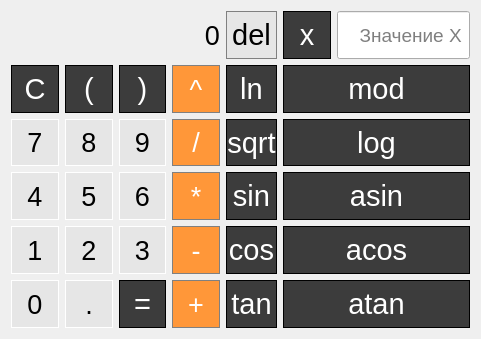
     <widget class="QWidget" name="gridLayoutWidget">
      <property name="geometry">
       <rect>
        <x>0</x>
        <y>0</y>
        <width>481</width>
        <height>339</height>
       </rect>
      </property>
      <property name="sizePolicy">
       <sizepolicy hsizetype="MinimumExpanding" vsizetype="MinimumExpanding">
        <horstretch>0</horstretch>
        <verstretch>0</verstretch>
       </sizepolicy>
      </property>
      <property name="font">
       <font>
        <family>Arial</family>
        <pointsize>20</pointsize>
       </font>
      </property>
      <layout class="QGridLayout" name="CalcButtons_8">
       <item row="7" column="3">
        <widget class="QPushButton" name="Button_minus">
         <property name="sizePolicy">
          <sizepolicy hsizetype="Preferred" vsizetype="Preferred">
           <horstretch>0</horstretch>
           <verstretch>0</verstretch>
          </sizepolicy>
         </property>
         <property name="font">
          <font>
           <family>Arial</family>
           <pointsize>20</pointsize>
          </font>
         </property>
         <property name="styleSheet">
          <string notr="true">QPushButton {
  background-color: rgb(255, 151, 57);
  color: white; 
  border: 1px solid gray;
}

QPushButton:pressed {
    background-color: qlineargradient(x1: 0, y1: 0, x2: 0, y2: 1,
                                      stop: 0 #FF7832, stop: 1 #FF9739);
}</string>
         </property>
         <property name="text">
          <string>-</string>
         </property>
        </widget>
       </item>
       <item row="0" column="5">
        <widget class="QPushButton" name="Button_del_last">
         <property name="sizePolicy">
          <sizepolicy hsizetype="Preferred" vsizetype="Preferred">
           <horstretch>0</horstretch>
           <verstretch>0</verstretch>
          </sizepolicy>
         </property>
         <property name="font">
          <font>
           <family>Helvetica</family>
           <pointsize>22</pointsize>
           <weight>50</weight>
           <italic>false</italic>
           <bold>false</bold>
          </font>
         </property>
         <property name="styleSheet">
          <string notr="true">QPushButton {
	border: 1px solid white;
    background-color: rgb(230,230,230);
	border: 1px solid gray;
}
QPushButton:pressed {
	background-color: rgb(90,90,90);
}</string>
         </property>
         <property name="text">
          <string>del</string>
         </property>
        </widget>
       </item>
       <item row="5" column="2">
        <widget class="QPushButton" name="Button_d_6">
         <property name="sizePolicy">
          <sizepolicy hsizetype="Preferred" vsizetype="Preferred">
           <horstretch>0</horstretch>
           <verstretch>0</verstretch>
          </sizepolicy>
         </property>
         <property name="font">
          <font>
           <family>Arial</family>
           <pointsize>20</pointsize>
          </font>
         </property>
         <property name="styleSheet">
          <string>QPushButton {
   border: 1px solid white;
   background-color: rgb(230,230,230);
}
QPushButton:pressed {
    background-color: qlineargradient(x1: 0, y1: 0, x2: 0, y2: 1,
                                      stop: 0 #dadbde, stop: 1 #f6f7fa);
}</string>
         </property>
         <property name="text">
          <string>6</string>
         </property>
        </widget>
       </item>
       <item row="2" column="2">
        <widget class="QPushButton" name="Button_CloseBr">
         <property name="sizePolicy">
          <sizepolicy hsizetype="Preferred" vsizetype="Preferred">
           <horstretch>0</horstretch>
           <verstretch>0</verstretch>
          </sizepolicy>
         </property>
         <property name="font">
          <font>
           <family>Helvetica</family>
           <pointsize>22</pointsize>
           <weight>50</weight>
           <italic>false</italic>
           <bold>false</bold>
          </font>
         </property>
         <property name="styleSheet">
          <string notr="true">QPushButton {
	font: 22pt &quot;Helvetica&quot;;
	background-color: rgb(60,60,60);
	color: white;
	border: 1px solid black;
}
QPushButton:pressed {
	background-color: rgb(90,90,90);
}</string>
         </property>
         <property name="text">
          <string>)</string>
         </property>
        </widget>
       </item>
       <item row="5" column="3">
        <widget class="QPushButton" name="Button_mult">
         <property name="sizePolicy">
          <sizepolicy hsizetype="Preferred" vsizetype="Preferred">
           <horstretch>0</horstretch>
           <verstretch>0</verstretch>
          </sizepolicy>
         </property>
         <property name="font">
          <font>
           <family>Arial</family>
           <pointsize>20</pointsize>
          </font>
         </property>
         <property name="styleSheet">
          <string notr="true">QPushButton {
  background-color: rgb(255, 151, 57);
  color: white; 
  border: 1px solid gray;
}

QPushButton:pressed {
    background-color: qlineargradient(x1: 0, y1: 0, x2: 0, y2: 1,
                                      stop: 0 #FF7832, stop: 1 #FF9739);
}</string>
         </property>
         <property name="text">
          <string>*</string>
         </property>
        </widget>
       </item>
       <item row="5" column="1">
        <widget class="QPushButton" name="Button_d_5">
         <property name="sizePolicy">
          <sizepolicy hsizetype="Preferred" vsizetype="Preferred">
           <horstretch>0</horstretch>
           <verstretch>0</verstretch>
          </sizepolicy>
         </property>
         <property name="font">
          <font>
           <family>Arial</family>
           <pointsize>20</pointsize>
          </font>
         </property>
         <property name="styleSheet">
          <string>QPushButton {
   border: 1px solid white;
   background-color: rgb(230,230,230);
}
QPushButton:pressed {
    background-color: qlineargradient(x1: 0, y1: 0, x2: 0, y2: 1,
                                      stop: 0 #dadbde, stop: 1 #f6f7fa);
}</string>
         </property>
         <property name="text">
          <string>5</string>
         </property>
        </widget>
       </item>
       <item row="2" column="6" colspan="2">
        <widget class="QPushButton" name="Button_mod">
         <property name="sizePolicy">
          <sizepolicy hsizetype="Preferred" vsizetype="Preferred">
           <horstretch>0</horstretch>
           <verstretch>0</verstretch>
          </sizepolicy>
         </property>
         <property name="font">
          <font>
           <family>Helvetica</family>
           <pointsize>22</pointsize>
           <weight>50</weight>
           <italic>false</italic>
           <bold>false</bold>
          </font>
         </property>
         <property name="styleSheet">
          <string notr="true">QPushButton {
	font: 22pt &quot;Helvetica&quot;;
	background-color: rgb(60,60,60);
	color: white;
	border: 1px solid black;
}
QPushButton:pressed {
	background-color: rgb(90,90,90);
}</string>
         </property>
         <property name="text">
          <string>mod</string>
         </property>
        </widget>
       </item>
       <item row="2" column="5">
        <widget class="QPushButton" name="Button_ln">
         <property name="sizePolicy">
          <sizepolicy hsizetype="Preferred" vsizetype="Preferred">
           <horstretch>0</horstretch>
           <verstretch>0</verstretch>
          </sizepolicy>
         </property>
         <property name="font">
          <font>
           <family>Helvetica</family>
           <pointsize>22</pointsize>
           <weight>50</weight>
           <italic>false</italic>
           <bold>false</bold>
          </font>
         </property>
         <property name="styleSheet">
          <string notr="true">QPushButton {
	font: 22pt &quot;Helvetica&quot;;
	background-color: rgb(60,60,60);
	color: white;
	border: 1px solid black;
}
QPushButton:pressed {
	background-color: rgb(90,90,90);
}</string>
         </property>
         <property name="text">
          <string>ln</string>
         </property>
        </widget>
       </item>
       <item row="8" column="1">
        <widget class="QPushButton" name="Button_dot">
         <property name="sizePolicy">
          <sizepolicy hsizetype="Preferred" vsizetype="Preferred">
           <horstretch>0</horstretch>
           <verstretch>0</verstretch>
          </sizepolicy>
         </property>
         <property name="font">
          <font>
           <family>Arial</family>
           <pointsize>20</pointsize>
          </font>
         </property>
         <property name="styleSheet">
          <string notr="true">QPushButton {
   border: 1px solid white;
   background-color: rgb(230,230,230);
}
QPushButton:pressed {
    background-color: qlineargradient(x1: 0, y1: 0, x2: 0, y2: 1,
                                      stop: 0 #dadbde, stop: 1 #f6f7fa);
}</string>
         </property>
         <property name="text">
          <string>.</string>
         </property>
        </widget>
       </item>
       <item row="7" column="2">
        <widget class="QPushButton" name="Button_d_3">
         <property name="sizePolicy">
          <sizepolicy hsizetype="Preferred" vsizetype="Preferred">
           <horstretch>0</horstretch>
           <verstretch>0</verstretch>
          </sizepolicy>
         </property>
         <property name="font">
          <font>
           <family>Arial</family>
           <pointsize>20</pointsize>
          </font>
         </property>
         <property name="styleSheet">
          <string>QPushButton {
   border: 1px solid white;
   background-color: rgb(230,230,230);
}
QPushButton:pressed {
    background-color: qlineargradient(x1: 0, y1: 0, x2: 0, y2: 1,
                                      stop: 0 #dadbde, stop: 1 #f6f7fa);
}</string>
         </property>
         <property name="text">
          <string>3</string>
         </property>
        </widget>
       </item>
       <item row="4" column="5">
        <widget class="QPushButton" name="Button_sqrt">
         <property name="sizePolicy">
          <sizepolicy hsizetype="Preferred" vsizetype="Preferred">
           <horstretch>0</horstretch>
           <verstretch>0</verstretch>
          </sizepolicy>
         </property>
         <property name="font">
          <font>
           <family>Helvetica</family>
           <pointsize>22</pointsize>
           <weight>50</weight>
           <italic>false</italic>
           <bold>false</bold>
          </font>
         </property>
         <property name="styleSheet">
          <string notr="true">QPushButton {
	font: 22pt &quot;Helvetica&quot;;
	background-color: rgb(60,60,60);
	color: white;
	border: 1px solid black;
}
QPushButton:pressed {
	background-color: rgb(90,90,90);
}</string>
         </property>
         <property name="text">
          <string>sqrt</string>
         </property>
        </widget>
       </item>
       <item row="2" column="0">
        <widget class="QPushButton" name="Button_del">
         <property name="sizePolicy">
          <sizepolicy hsizetype="Preferred" vsizetype="Preferred">
           <horstretch>0</horstretch>
           <verstretch>0</verstretch>
          </sizepolicy>
         </property>
         <property name="font">
          <font>
           <family>Helvetica</family>
           <pointsize>22</pointsize>
           <weight>50</weight>
           <italic>false</italic>
           <bold>false</bold>
          </font>
         </property>
         <property name="styleSheet">
          <string notr="true">QPushButton {
	font: 22pt &quot;Helvetica&quot;;
	background-color: rgb(60,60,60);
	color: white;
	border: 1px solid black;
}
QPushButton:pressed {
	background-color: rgb(90,90,90);
}</string>
         </property>
         <property name="text">
          <string>C</string>
         </property>
        </widget>
       </item>
       <item row="8" column="0">
        <widget class="QPushButton" name="Button_d_0">
         <property name="sizePolicy">
          <sizepolicy hsizetype="Preferred" vsizetype="Preferred">
           <horstretch>0</horstretch>
           <verstretch>0</verstretch>
          </sizepolicy>
         </property>
         <property name="font">
          <font>
           <family>Arial</family>
           <pointsize>20</pointsize>
          </font>
         </property>
         <property name="styleSheet">
          <string>QPushButton {
   border: 1px solid white;
   background-color: rgb(230,230,230);
}
QPushButton:pressed {
    background-color: qlineargradient(x1: 0, y1: 0, x2: 0, y2: 1,
                                      stop: 0 #dadbde, stop: 1 #f6f7fa);
}</string>
         </property>
         <property name="text">
          <string>0</string>
         </property>
        </widget>
       </item>
       <item row="0" column="0" colspan="4">
        <widget class="QLabel" name="OutputLabel">
         <property name="sizePolicy">
          <sizepolicy hsizetype="Preferred" vsizetype="Preferred">
           <horstretch>0</horstretch>
           <verstretch>0</verstretch>
          </sizepolicy>
         </property>
         <property name="font">
          <font>
           <family>Arial</family>
           <pointsize>20</pointsize>
          </font>
         </property>
         <property name="layoutDirection">
          <enum>Qt::LeftToRight</enum>
         </property>
         <property name="styleSheet">
          <string notr="true">QLabel {
  qproperty-alignment: 'AlignVCenter | AlignRight';
  border: 1px solid gray;
}

background-color : white;</string>
         </property>
         <property name="text">
          <string>0</string>
         </property>
         <property name="alignment">
          <set>Qt::AlignRight|Qt::AlignTrailing|Qt::AlignVCenter</set>
         </property>
        </widget>
       </item>
       <item row="4" column="2">
        <widget class="QPushButton" name="Button_d_9">
         <property name="sizePolicy">
          <sizepolicy hsizetype="Preferred" vsizetype="Preferred">
           <horstretch>0</horstretch>
           <verstretch>0</verstretch>
          </sizepolicy>
         </property>
         <property name="font">
          <font>
           <family>Arial</family>
           <pointsize>20</pointsize>
          </font>
         </property>
         <property name="styleSheet">
          <string>QPushButton {
   border: 1px solid white;
   background-color: rgb(230,230,230);
}
QPushButton:pressed {
    background-color: qlineargradient(x1: 0, y1: 0, x2: 0, y2: 1,
                                      stop: 0 #dadbde, stop: 1 #f6f7fa);
}</string>
         </property>
         <property name="text">
          <string>9</string>
         </property>
        </widget>
       </item>
       <item row="8" column="6" colspan="2">
        <widget class="QPushButton" name="Button_atan">
         <property name="sizePolicy">
          <sizepolicy hsizetype="Preferred" vsizetype="Preferred">
           <horstretch>0</horstretch>
           <verstretch>0</verstretch>
          </sizepolicy>
         </property>
         <property name="font">
          <font>
           <family>Helvetica</family>
           <pointsize>22</pointsize>
           <weight>50</weight>
           <italic>false</italic>
           <bold>false</bold>
          </font>
         </property>
         <property name="styleSheet">
          <string notr="true">QPushButton {
	font: 22pt &quot;Helvetica&quot;;
	background-color: rgb(60,60,60);
	color: white;
	border: 1px solid black;
}
QPushButton:pressed {
	background-color: rgb(90,90,90);
}</string>
         </property>
         <property name="text">
          <string>atan</string>
         </property>
        </widget>
       </item>
       <item row="7" column="1">
        <widget class="QPushButton" name="Button_d_2">
         <property name="sizePolicy">
          <sizepolicy hsizetype="Preferred" vsizetype="Preferred">
           <horstretch>0</horstretch>
           <verstretch>0</verstretch>
          </sizepolicy>
         </property>
         <property name="font">
          <font>
           <family>Arial</family>
           <pointsize>20</pointsize>
          </font>
         </property>
         <property name="styleSheet">
          <string>QPushButton {
   border: 1px solid white;
   background-color: rgb(230,230,230);
}
QPushButton:pressed {
    background-color: qlineargradient(x1: 0, y1: 0, x2: 0, y2: 1,
                                      stop: 0 #dadbde, stop: 1 #f6f7fa);
}</string>
         </property>
         <property name="text">
          <string>2</string>
         </property>
        </widget>
       </item>
       <item row="4" column="0">
        <widget class="QPushButton" name="Button_d_7">
         <property name="sizePolicy">
          <sizepolicy hsizetype="Preferred" vsizetype="Preferred">
           <horstretch>0</horstretch>
           <verstretch>0</verstretch>
          </sizepolicy>
         </property>
         <property name="font">
          <font>
           <family>Arial</family>
           <pointsize>20</pointsize>
          </font>
         </property>
         <property name="styleSheet">
          <string>QPushButton {
   border: 1px solid white;
   background-color: rgb(230,230,230);
}
QPushButton:pressed {
    background-color: qlineargradient(x1: 0, y1: 0, x2: 0, y2: 1,
                                      stop: 0 #dadbde, stop: 1 #f6f7fa);
}</string>
         </property>
         <property name="text">
          <string>7</string>
         </property>
        </widget>
       </item>
       <item row="7" column="6" colspan="2">
        <widget class="QPushButton" name="Button_acos">
         <property name="sizePolicy">
          <sizepolicy hsizetype="Preferred" vsizetype="Preferred">
           <horstretch>0</horstretch>
           <verstretch>0</verstretch>
          </sizepolicy>
         </property>
         <property name="font">
          <font>
           <family>Helvetica</family>
           <pointsize>22</pointsize>
           <weight>50</weight>
           <italic>false</italic>
           <bold>false</bold>
          </font>
         </property>
         <property name="styleSheet">
          <string notr="true">QPushButton {
	font: 22pt &quot;Helvetica&quot;;
	background-color: rgb(60,60,60);
	color: white;
	border: 1px solid black;
}
QPushButton:pressed {
	background-color: rgb(90,90,90);
}</string>
         </property>
         <property name="text">
          <string>acos</string>
         </property>
        </widget>
       </item>
       <item row="7" column="0">
        <widget class="QPushButton" name="Button_d_1">
         <property name="sizePolicy">
          <sizepolicy hsizetype="Preferred" vsizetype="Preferred">
           <horstretch>0</horstretch>
           <verstretch>0</verstretch>
          </sizepolicy>
         </property>
         <property name="font">
          <font>
           <family>Arial</family>
           <pointsize>20</pointsize>
          </font>
         </property>
         <property name="styleSheet">
          <string>QPushButton {
   border: 1px solid white;
   background-color: rgb(230,230,230);
}
QPushButton:pressed {
    background-color: qlineargradient(x1: 0, y1: 0, x2: 0, y2: 1,
                                      stop: 0 #dadbde, stop: 1 #f6f7fa);
}</string>
         </property>
         <property name="text">
          <string>1</string>
         </property>
        </widget>
       </item>
       <item row="7" column="5">
        <widget class="QPushButton" name="Button_cos">
         <property name="sizePolicy">
          <sizepolicy hsizetype="Preferred" vsizetype="Preferred">
           <horstretch>0</horstretch>
           <verstretch>0</verstretch>
          </sizepolicy>
         </property>
         <property name="font">
          <font>
           <family>Helvetica</family>
           <pointsize>22</pointsize>
           <weight>50</weight>
           <italic>false</italic>
           <bold>false</bold>
          </font>
         </property>
         <property name="styleSheet">
          <string notr="true">QPushButton {
	font: 22pt &quot;Helvetica&quot;;
	background-color: rgb(60,60,60);
	color: white;
	border: 1px solid black;
}
QPushButton:pressed {
	background-color: rgb(90,90,90);
}</string>
         </property>
         <property name="text">
          <string>cos</string>
         </property>
        </widget>
       </item>
       <item row="8" column="3">
        <widget class="QPushButton" name="Button_plus">
         <property name="sizePolicy">
          <sizepolicy hsizetype="Preferred" vsizetype="Preferred">
           <horstretch>0</horstretch>
           <verstretch>0</verstretch>
          </sizepolicy>
         </property>
         <property name="font">
          <font>
           <family>Arial</family>
           <pointsize>20</pointsize>
          </font>
         </property>
         <property name="styleSheet">
          <string notr="true">QPushButton {
  background-color: rgb(255, 151, 57);
  color: white; 
  border: 1px solid gray;
}

QPushButton:pressed {
    background-color: qlineargradient(x1: 0, y1: 0, x2: 0, y2: 1,
                                      stop: 0 #FF7832, stop: 1 #FF9739);
}</string>
         </property>
         <property name="text">
          <string>+</string>
         </property>
        </widget>
       </item>
       <item row="2" column="3">
        <widget class="QPushButton" name="Button_sq">
         <property name="sizePolicy">
          <sizepolicy hsizetype="Preferred" vsizetype="Preferred">
           <horstretch>0</horstretch>
           <verstretch>0</verstretch>
          </sizepolicy>
         </property>
         <property name="font">
          <font>
           <family>Arial</family>
           <pointsize>20</pointsize>
          </font>
         </property>
         <property name="styleSheet">
          <string notr="true">QPushButton {
  background-color: rgb(255, 151, 57);
  color: white; 
  border: 1px solid gray;
}

QPushButton:pressed {
    background-color: qlineargradient(x1: 0, y1: 0, x2: 0, y2: 1,
                                      stop: 0 #FF7832, stop: 1 #FF9739);
}</string>
         </property>
         <property name="text">
          <string>^</string>
         </property>
        </widget>
       </item>
       <item row="4" column="3">
        <widget class="QPushButton" name="Button_div">
         <property name="sizePolicy">
          <sizepolicy hsizetype="Preferred" vsizetype="Preferred">
           <horstretch>0</horstretch>
           <verstretch>0</verstretch>
          </sizepolicy>
         </property>
         <property name="font">
          <font>
           <family>Arial</family>
           <pointsize>20</pointsize>
          </font>
         </property>
         <property name="styleSheet">
          <string notr="true">QPushButton {
  background-color: rgb(255, 151, 57);
  color: white; 
  border: 1px solid gray;
}

QPushButton:pressed {
    background-color: qlineargradient(x1: 0, y1: 0, x2: 0, y2: 1,
                                      stop: 0 #FF7832, stop: 1 #FF9739);
}</string>
         </property>
         <property name="text">
          <string>/</string>
         </property>
        </widget>
       </item>
       <item row="8" column="2">
        <widget class="QPushButton" name="Button_res">
         <property name="sizePolicy">
          <sizepolicy hsizetype="Preferred" vsizetype="Preferred">
           <horstretch>0</horstretch>
           <verstretch>0</verstretch>
          </sizepolicy>
         </property>
         <property name="font">
          <font>
           <family>Helvetica</family>
           <pointsize>22</pointsize>
           <weight>50</weight>
           <italic>false</italic>
           <bold>false</bold>
          </font>
         </property>
         <property name="styleSheet">
          <string notr="true">QPushButton {
	font: 22pt &quot;Helvetica&quot;;
	background-color: rgb(60,60,60);
	color: white;
	border: 1px solid black;
}
QPushButton:pressed {
	background-color: rgb(90,90,90);
}</string>
         </property>
         <property name="text">
          <string>=</string>
         </property>
        </widget>
       </item>
       <item row="4" column="6" colspan="2">
        <widget class="QPushButton" name="Button_log">
         <property name="sizePolicy">
          <sizepolicy hsizetype="Preferred" vsizetype="Preferred">
           <horstretch>0</horstretch>
           <verstretch>0</verstretch>
          </sizepolicy>
         </property>
         <property name="font">
          <font>
           <family>Helvetica</family>
           <pointsize>22</pointsize>
           <weight>50</weight>
           <italic>false</italic>
           <bold>false</bold>
          </font>
         </property>
         <property name="styleSheet">
          <string notr="true">QPushButton {
	font: 22pt &quot;Helvetica&quot;;
	background-color: rgb(60,60,60);
	color: white;
	border: 1px solid black;
}
QPushButton:pressed {
	background-color: rgb(90,90,90);
}</string>
         </property>
         <property name="text">
          <string>log</string>
         </property>
        </widget>
       </item>
       <item row="0" column="6">
        <widget class="QPushButton" name="Button_X">
         <property name="sizePolicy">
          <sizepolicy hsizetype="Preferred" vsizetype="Preferred">
           <horstretch>0</horstretch>
           <verstretch>0</verstretch>
          </sizepolicy>
         </property>
         <property name="maximumSize">
          <size>
           <width>133</width>
           <height>16777215</height>
          </size>
         </property>
         <property name="font">
          <font>
           <family>Helvetica</family>
           <pointsize>22</pointsize>
           <weight>50</weight>
           <italic>false</italic>
           <bold>false</bold>
          </font>
         </property>
         <property name="styleSheet">
          <string notr="true">QPushButton {
	font: 22pt &quot;Helvetica&quot;;
	background-color: rgb(60,60,60);
	color: white;
	border: 1px solid black;
}
QPushButton:pressed {
	background-color: rgb(90,90,90);
}</string>
         </property>
         <property name="text">
          <string>x</string>
         </property>
        </widget>
       </item>
       <item row="5" column="6" colspan="2">
        <widget class="QPushButton" name="Button_asin">
         <property name="sizePolicy">
          <sizepolicy hsizetype="Preferred" vsizetype="Preferred">
           <horstretch>0</horstretch>
           <verstretch>0</verstretch>
          </sizepolicy>
         </property>
         <property name="font">
          <font>
           <family>Helvetica</family>
           <pointsize>22</pointsize>
           <weight>50</weight>
           <italic>false</italic>
           <bold>false</bold>
          </font>
         </property>
         <property name="styleSheet">
          <string notr="true">QPushButton {
	font: 22pt &quot;Helvetica&quot;;
	background-color: rgb(60,60,60);
	color: white;
	border: 1px solid black;
}
QPushButton:pressed {
	background-color: rgb(90,90,90);
}</string>
         </property>
         <property name="text">
          <string>asin</string>
         </property>
        </widget>
       </item>
       <item row="2" column="1">
        <widget class="QPushButton" name="Button_OpenBr">
         <property name="sizePolicy">
          <sizepolicy hsizetype="Preferred" vsizetype="Preferred">
           <horstretch>0</horstretch>
           <verstretch>0</verstretch>
          </sizepolicy>
         </property>
         <property name="font">
          <font>
           <family>Helvetica</family>
           <pointsize>22</pointsize>
           <weight>50</weight>
           <italic>false</italic>
           <bold>false</bold>
          </font>
         </property>
         <property name="styleSheet">
          <string notr="true">QPushButton {
	font: 22pt &quot;Helvetica&quot;;
	background-color: rgb(60,60,60);
	color: white;
	border: 1px solid black;
}
QPushButton:pressed {
	background-color: rgb(90,90,90);
}</string>
         </property>
         <property name="text">
          <string>(</string>
         </property>
        </widget>
       </item>
       <item row="0" column="7">
        <widget class="QLineEdit" name="line_x">
         <property name="enabled">
          <bool>true</bool>
         </property>
         <property name="sizePolicy">
          <sizepolicy hsizetype="Preferred" vsizetype="Preferred">
           <horstretch>0</horstretch>
           <verstretch>0</verstretch>
          </sizepolicy>
         </property>
         <property name="maximumSize">
          <size>
           <width>133</width>
           <height>16777215</height>
          </size>
         </property>
         <property name="font">
          <font>
           <family>Arial</family>
           <pointsize>14</pointsize>
           <weight>50</weight>
           <italic>false</italic>
           <bold>false</bold>
          </font>
         </property>
         <property name="styleSheet">
          <string notr="true">QPushButton {
	font: 22pt &quot;Helvetica&quot;;
	background-color: rgb(60,60,60);
	color: white;
	border: 1px solid black;
}
QPushButton:pressed {
	background-color: rgb(90,90,90);
}</string>
         </property>
         <property name="maxLength">
          <number>15</number>
         </property>
         <property name="alignment">
          <set>Qt::AlignRight|Qt::AlignTrailing|Qt::AlignVCenter</set>
         </property>
         <property name="placeholderText">
          <string>Значение Х </string>
         </property>
         <property name="clearButtonEnabled">
          <bool>false</bool>
         </property>
        </widget>
       </item>
       <item row="4" column="1">
        <widget class="QPushButton" name="Button_d_8">
         <property name="sizePolicy">
          <sizepolicy hsizetype="Preferred" vsizetype="Preferred">
           <horstretch>0</horstretch>
           <verstretch>0</verstretch>
          </sizepolicy>
         </property>
         <property name="font">
          <font>
           <family>Arial</family>
           <pointsize>20</pointsize>
          </font>
         </property>
         <property name="styleSheet">
          <string>QPushButton {
   border: 1px solid white;
   background-color: rgb(230,230,230);
}
QPushButton:pressed {
    background-color: qlineargradient(x1: 0, y1: 0, x2: 0, y2: 1,
                                      stop: 0 #dadbde, stop: 1 #f6f7fa);
}</string>
         </property>
         <property name="text">
          <string>8</string>
         </property>
        </widget>
       </item>
       <item row="5" column="5">
        <widget class="QPushButton" name="Button_sin">
         <property name="sizePolicy">
          <sizepolicy hsizetype="Preferred" vsizetype="Preferred">
           <horstretch>0</horstretch>
           <verstretch>0</verstretch>
          </sizepolicy>
         </property>
         <property name="font">
          <font>
           <family>Helvetica</family>
           <pointsize>22</pointsize>
           <weight>50</weight>
           <italic>false</italic>
           <bold>false</bold>
          </font>
         </property>
         <property name="styleSheet">
          <string notr="true">QPushButton {
	font: 22pt &quot;Helvetica&quot;;
	background-color: rgb(60,60,60);
	color: white;
	border: 1px solid black;
}
QPushButton:pressed {
	background-color: rgb(90,90,90);
}</string>
         </property>
         <property name="text">
          <string>sin</string>
         </property>
        </widget>
       </item>
       <item row="5" column="0">
        <widget class="QPushButton" name="Button_d_4">
         <property name="sizePolicy">
          <sizepolicy hsizetype="Preferred" vsizetype="Preferred">
           <horstretch>0</horstretch>
           <verstretch>0</verstretch>
          </sizepolicy>
         </property>
         <property name="font">
          <font>
           <family>Arial</family>
           <pointsize>20</pointsize>
          </font>
         </property>
         <property name="styleSheet">
          <string>QPushButton {
   border: 1px solid white;
   background-color: rgb(230,230,230);
}
QPushButton:pressed {
    background-color: qlineargradient(x1: 0, y1: 0, x2: 0, y2: 1,
                                      stop: 0 #dadbde, stop: 1 #f6f7fa);
}</string>
         </property>
         <property name="text">
          <string>4</string>
         </property>
        </widget>
       </item>
       <item row="8" column="5">
        <widget class="QPushButton" name="Button_tan">
         <property name="sizePolicy">
          <sizepolicy hsizetype="Preferred" vsizetype="Preferred">
           <horstretch>0</horstretch>
           <verstretch>0</verstretch>
          </sizepolicy>
         </property>
         <property name="font">
          <font>
           <family>Helvetica</family>
           <pointsize>22</pointsize>
           <weight>50</weight>
           <italic>false</italic>
           <bold>false</bold>
          </font>
         </property>
         <property name="styleSheet">
          <string notr="true">QPushButton {
	font: 22pt &quot;Helvetica&quot;;
	background-color: rgb(60,60,60);
	color: white;
	border: 1px solid black;
}
QPushButton:pressed {
	background-color: rgb(90,90,90);
}</string>
         </property>
         <property name="text">
          <string>tan</string>
         </property>
        </widget>
       </item>
      </layout>
     </widget>
